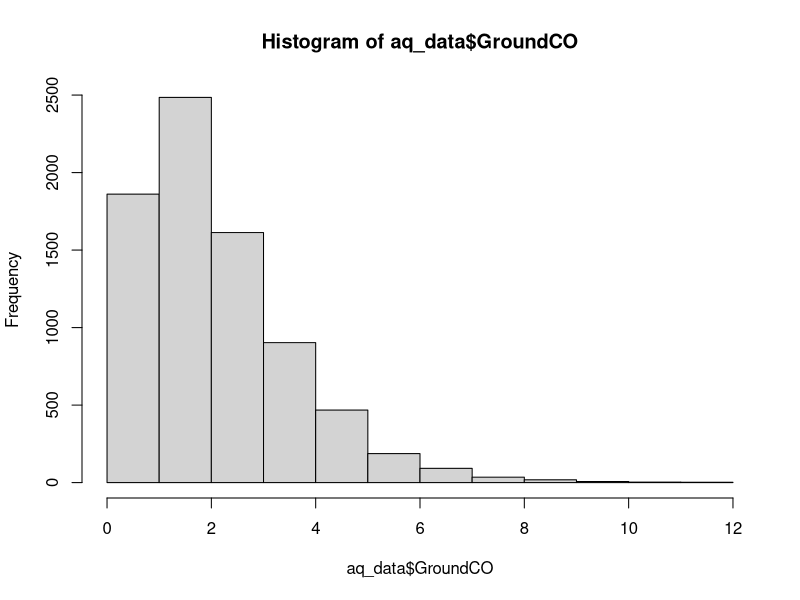

Here is the R script that generated this plot:
## ---- chunk 1
knitr::opts_chunk$set(echo = TRUE, message = FALSE, warning = FALSE)
set.seed(42)
## ---- chunk 2
# Install once if needed and comment it out
# install.packages(c("tidyverse","dplyr", GGally", "ggplot2"))
library(tidyverse)
library(dplyr)
library(GGally) 
library(ggplot2)
## ---- chunk 3
aq_raw <- read.csv("AirQualityData.csv", sep = ";")
aq_data <- aq_raw

#Look at the data
head(aq_data)
str(aq_data)
summary(aq_data)

#Replace missing values with NA's
aq_data[aq_data == -200] <- NA

# Rename a single column by its position (e.g., the second column)
names(aq_data)[3] <- "GroundCO"
names(aq_data)[4] <- "SensorCO"

hist(aq_data$GroundCO)

